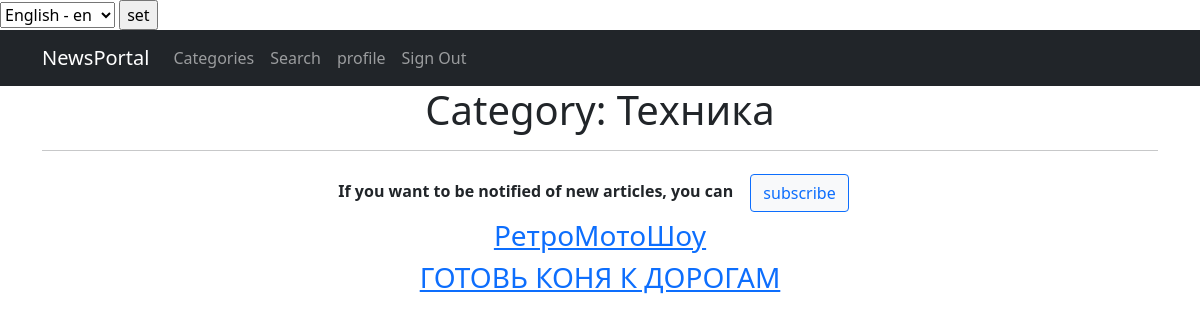
Page /news/categories/1/ (signed in) on the earlier database version.
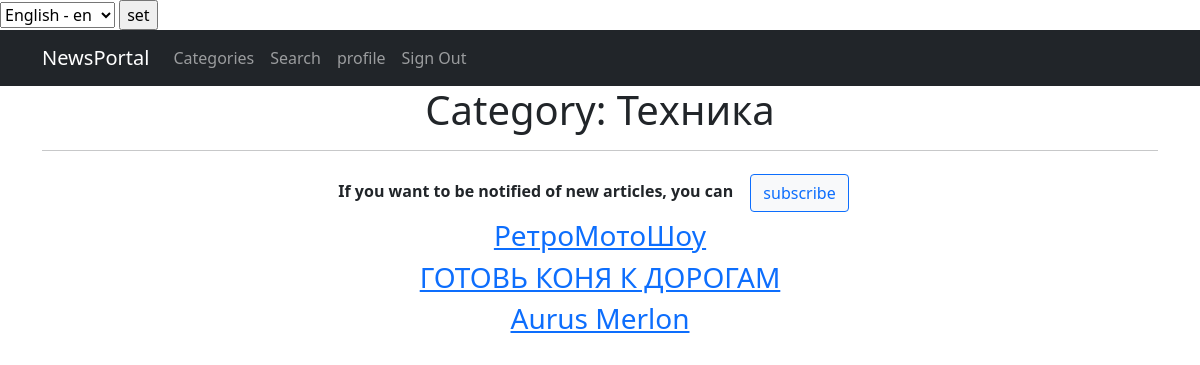
Same page on the later database version.
### news/models.py (models this page shows, shortened)
class PostCategory(models.Model):
    postThrough = models.ForeignKey('Post', on_delete=models.CASCADE)
    categoryThrough = models.ForeignKey('Category', on_delete=models.CASCADE)
    def __str__(self):
        return f'Пост: "{self.postThrough}" - Категория: "{self.categoryThrough}"'

class Post(models.Model):
    author = models.ForeignKey('Author', on_delete=models.CASCADE)
    categoryType = models.CharField(max_length=2, choices=CATEGORY_CHOICES, default=ARTICLE)
    dateCreation = models.DateTimeField(auto_now_add=True)
    postCategory = models.ManyToManyField('Category', through='PostCategory')
    title = models.CharField(max_length=128)
    text = models.TextField()
    rating = models.IntegerField(default=0)
    def __str__(self):
        return f"{self.title}"

### news/views.py (the view, shortened to what this page needs)
# urls.py: path('categories/<int:pk>/', PostListByCategories.as_view(), name='categories_detail'),   # Список статей в категории
class PostListByCategories(ListView):
    model = Post
    template_name = 'categories_detail.html'
    context_object_name = 'categories_detail'
    def get_queryset(self):
        cat = self.request.resolver_match.kwargs['pk']
        return PostCategory.objects.filter(categoryThrough=cat)
    def get_context_data(self, **kwargs):
        id = self.kwargs.get('pk')
        context = super().get_context_data(**kwargs)
        cat = self.request.resolver_match.kwargs['pk']
        que = PostCategory.objects.filter(categoryThrough=cat)
        context['category_self'] = que[0].categoryThrough
        context['is_subscribers'] = UserCategory.objects.filter(subCategory=id, subUser=self.request.user).exists()
        return context

### news/models.py (called while the page is built)
    def __str__(self):
        return f"{self.name}"

### news/templates/categories_detail.html (shortened to what this page needs)
{% extends 'base.html' %}
{% load i18n %}
{% block content %}
        <h1> {% trans "Category:" %} {{ category_self }} </h1>
<hr>
{% if is_subscribers %}
    <b> {% trans "If you don't want to be notified of new articles, you can" %}</b>
    <a class="btn" href="{% url 'unsubscribe' %}"><button type="submit" value="unfollow" name="pk" class="btn btn-light btn-outline-danger"> {% trans "unsubscribe" %}</button></a>
    {% else %}
    <b>{% trans "If you want to be notified of new articles, you can" %}</b>
    <a class="btn" href="{% url 'subscribe' %}"><button type="submit" value="follow" name="pk" class="btn btn-light btn-outline-primary"> {% trans "subscribe" %}</button></a>
    {% endif %}
{% if categories_detail %}
    {% for news in categories_detail %}
        <h3> <a href="{% url 'news_detail' news.postThrough.id %}">{{ news.postThrough }}</a></h3>
    {% endfor %}
{% endif %}
{% endblock content %}

Differences in the rows shown:
added PostCategory: postThrough "Aurus Merlon"
